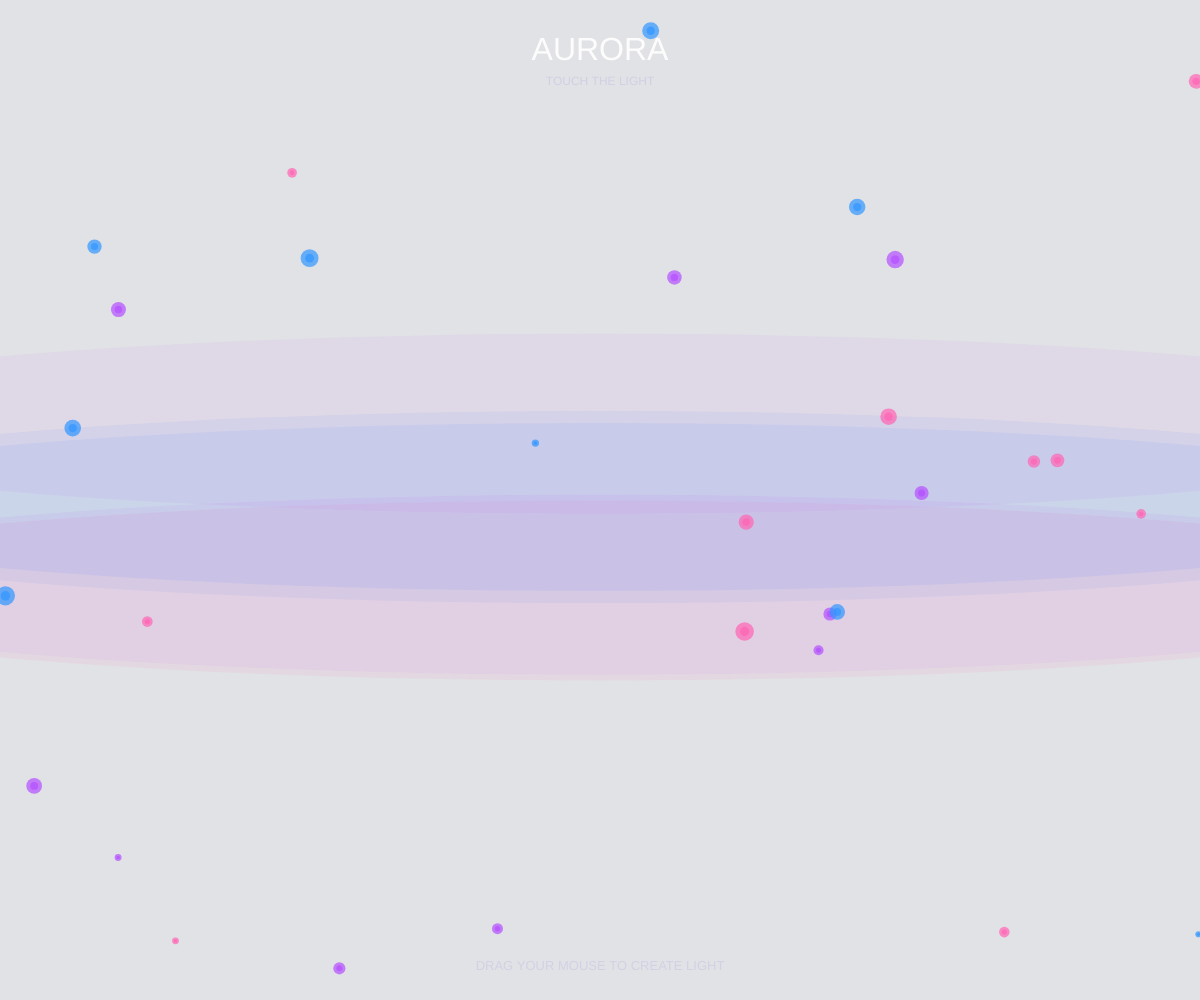
Frame 1 (no input)
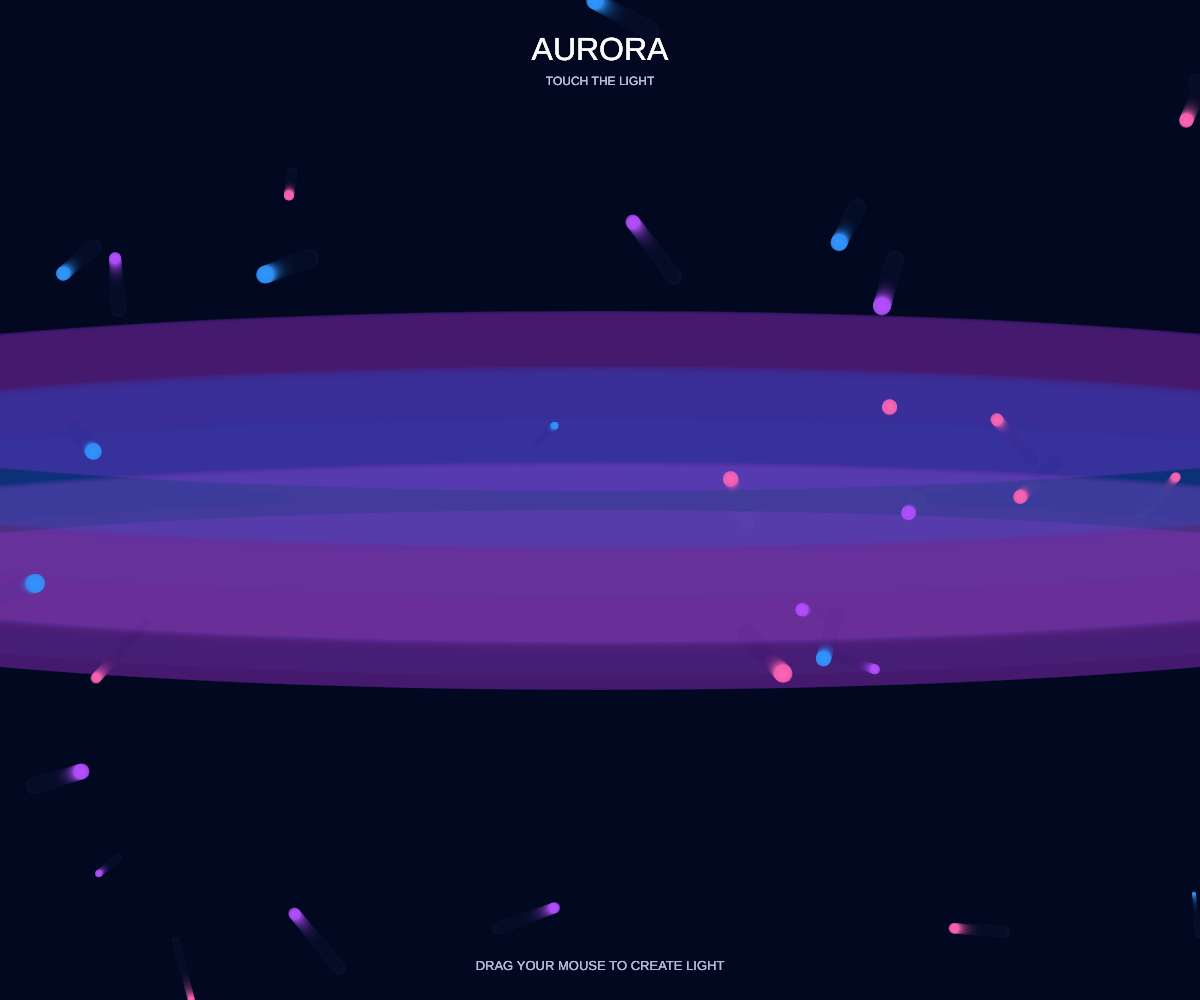
Frame 60 (no input)
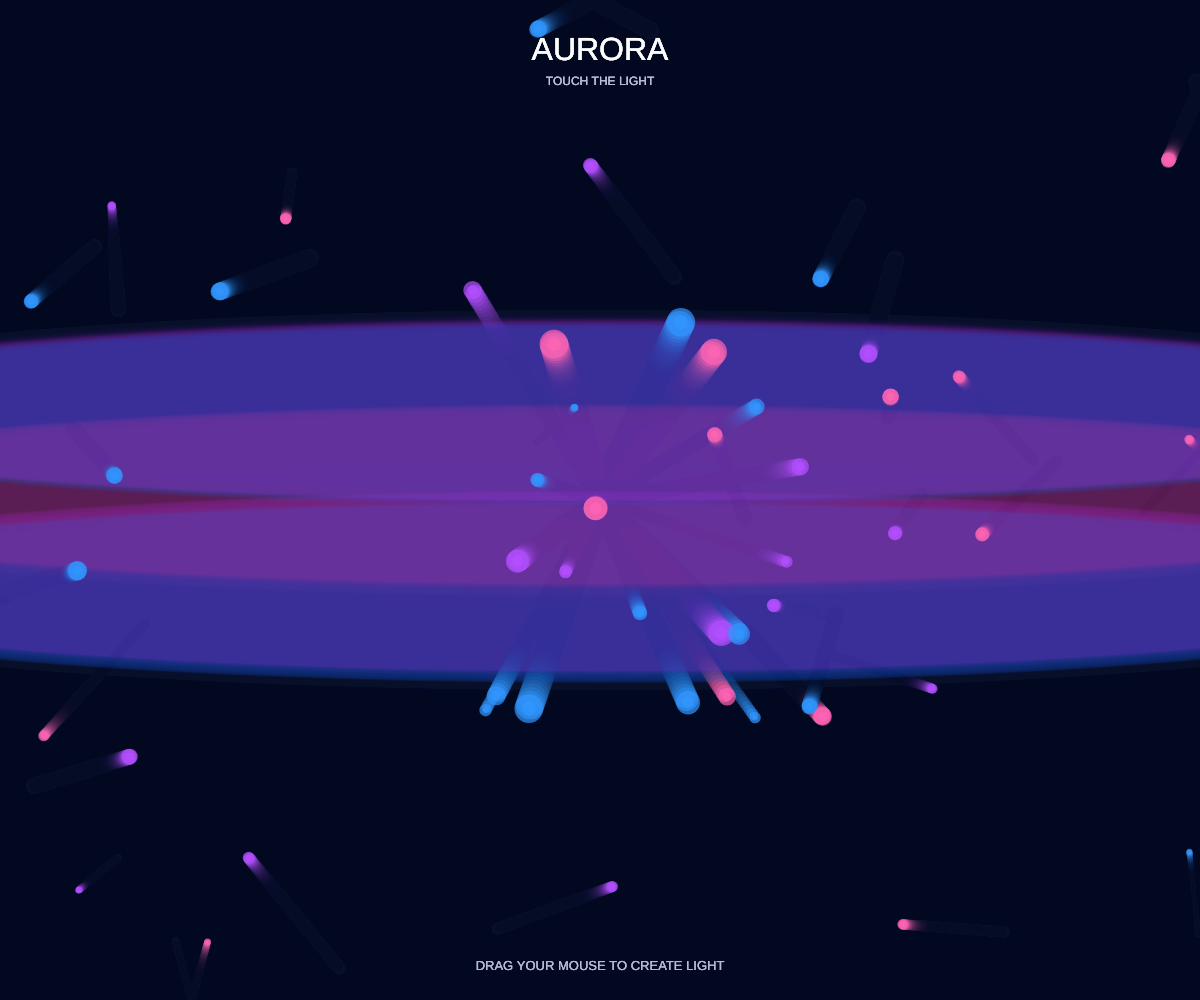
Frame 120 (the mouse pressed at the canvas centre since frame 60)

The p5.js sketch that drew these frames (run headless with seeded random() and noise() and a simulated clock; from frame 60 on, the mouse is pressed at the canvas centre):

// p5.js sketch
// ── sketch.js
let balls = [];

function setup() {
  createCanvas(windowWidth, windowHeight);

  for (let i = 0; i < 30; i++) {
    let b = {
      x: random(width),
      y: random(height),
      size: random(3, 10),
      vx: random(-1, 1),
      vy: random(-1, 1),
      color:random(3)
    };

    balls.push(b);
  }
}

function draw() {
  background(5, 10, 35, 30);
noStroke();

for (let i = 0; i < 5; i++) {
  let y = height / 2 + sin(frameCount * 0.01 + i) * 100;

  if (i % 3 === 0) {
    fill(30, 100, 255, 15);
  } else if (i % 3 === 1) {
    fill(180, 50, 255, 15);
  } else {
    fill(255, 50, 150, 15);
  }

  ellipse(width / 2, y, width * 1.5, 180);
}
  for (let i = 0; i < balls.length; i++) {
    let b = balls[i];

    drawParticle(b);
    b.size += sin(frameCount * 0.05 + b.x) * 0.03;

    b.x += b.vx;
    b.y += b.vy;

    if (b.x < 0 || b.x > width) {
      b.vx *= -1;
    }

    if (b.y < 0 || b.y > height) {
      b.vy *= -1;
    }
  }
 // タイトル表示
fill(255, 230);
textAlign(CENTER);
textSize(32);
text("AURORA", width / 2, 60);

textSize(12);
fill(200, 200, 230, 180);
text("TOUCH THE LIGHT", width / 2, 85);
// 操作説明
textSize(13);
fill(200, 200, 230, 160);
text("DRAG YOUR MOUSE TO CREATE LIGHT", width / 2, height - 30);
}
function drawParticle(b) {
  noStroke();

  if (b.color < 1) {
    fill(50, 150, 255, 180);
  } else if (b.color < 2) {
    fill(180, 80, 255, 180);
  } else {
    fill(255, 100, 180, 180);
  }

  ellipse(b.x, b.y, b.size * 2);
  ellipse(b.x, b.y, b.size);
}
function windowResized() {
  resizeCanvas(windowWidth, windowHeight);
}
function mouseDragged() {
  let b = {
    x: mouseX,
    y: mouseY,
    size: random(5, 15),
    vx: random(-1, 1),
    vy: random(-1, 1),
    color: random(3)
  };

  balls.push(b);
}
function mousePressed() {
  for (let i = 0; i < 20; i++) {
    let b = {
      x: mouseX,
      y: mouseY,
      size: random(5, 15),
      vx: random(-4, 4),
      vy: random(-4, 4),
      color: random(3)
    };

    balls.push(b);
  }
}
function keyPressed() {
  if (key === ' ') {
    balls = [];
  }
}
